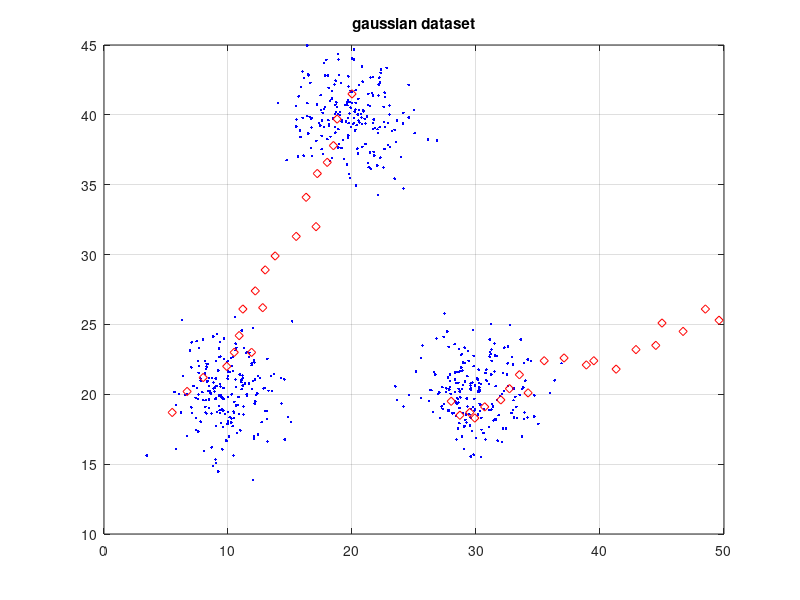

Write MATLAB code to recreate this figure. (Note: this script raises an error after producing the figure.)
% generate artificial data 
close all;
clear;clc;

%% reproducible
seed = 2019;
rng(seed);

%% cluster 1
mu_1 = [10 20];
SIGMA_1 = [5,0;0,5];
cluster_1 = mvnrnd(mu_1,SIGMA_1,200);

%% cluster 2
mu_2 = [30 20];
SIGMA_2 = [5,0;0,5];
cluster_2 = mvnrnd(mu_2,SIGMA_2,200);

%% cluster 3
mu_3 = [20 40];
SIGMA_3 = [5,0;0,5];
cluster_3 = mvnrnd(mu_3,SIGMA_3,200);

cluster=[cluster_1;cluster_2;cluster_3];
plot(cluster(:,1),cluster(:,2),'.b');hold on;
% csvwrite('toy.csv',cluster);

%% generate test set %%%%%%%%%%%%%%%%%%%%%%%%%%%%%%%%%%%%%%%%%%%%%%

%% cluster 1 test
cluster_1_test = mvnrnd(mu_1,SIGMA_1*0.8,20);

%% cluster 2 test
cluster_2_test = mvnrnd(mu_2,SIGMA_2*0.8,20);

%% cluster 3
cluster_3_test = mvnrnd(mu_3,SIGMA_3*0.8,20);

cluster_test=[cluster_1_test;cluster_2_test;cluster_3_test];
% plot(cluster_test(:,1),cluster_test(:,2),'ob');hold on;

%%
outliers = [
    [12,32.3]; [29,41.1];[37,26.5];[7,7.1];
    [16,31];[12,10.3];[20,16.1];[25.3,12];
    [30, 31];[30.1,8];[23,47.6];[39.5,31];
    [6, 38];[2,35.3];[8,9];[18,10];
    [11, 31.3];[14,6];[19,24];[37,39];
    [4, 43];[0.5,16];[22,8];[36,9];
    [21, 24.3];[33,45];[9.5,44];[36.6,30.3];
    [4, 30];[1,29];[29.3,9];[38,15.1];
    [24.1,29];[36.1,34];[21,19]; [33,11.1];
    [33,36];[0.3,22];[39,21];[11.3,46.1];
];
% plot(outliers(:,1),outliers(:,2),'or');hold on; grid on 
title('gaussian dataset');

label = [zeros(60,1);ones(40,1)];
test = [cluster_test;outliers];
test = [test,label];
% figure;plot(test(:,1),test(:,2),'.b');hold on; grid on 
% csvwrite('test/toy_test.csv',test);

%% trajectory
traj_1 = [
    [28, 19.5];[28.7 ,18.5];[29.5, 18.7];[29.9, 18.3];[30.7, 19.1];
    [32, 19.6];[32.7, 20.4];[33.5, 21.4];[34.2, 20.1];[35.5,22.4];
    [37.1,22.6];[38.9, 22.1];[39.5,22.4];[41.3,21.8];[42.9,23.2];
    [44.5,23.5];[45, 25.1];[46.7, 24.5];[48.5,26.1];[49.6,25.3];
    ];
plot(traj_1(:,1), traj_1(:,2),'dr');hold on;

traj_2 = [
    [20,41.5]; [18.8, 39.7];[18.5,37.8];[18,36.6];[17.2,35.8];
    [17.1,32];[16.3,34.1];[15.5,31.3];[13.8,29.9];[13,28.9];
    [12.8,26.2];[12.2,27.4];[11.2,26.1];[10.9,24.2];[11.9,23];
    [10.5,23];[9.9,22];[8,21.2];[6.7,20.2];[5.5,18.7];

];
plot(traj_2(:,1), traj_2(:,2),'dr');hold on;


grid on

% csvwrite('test/toy_traj_1.csv',traj_1);
csvwrite('test/toy_traj_2.csv',traj_2);

